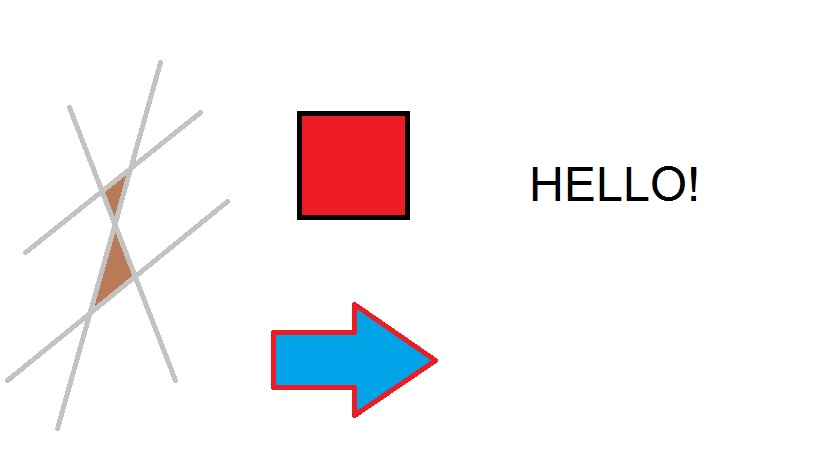
#> input picture corner_detection.jpg, 819 x 460 px
$ python corner_detection.py
#> lines starting #> are read from the running program, lines starting #| are printed output that depends on the picture; after the words box and inside, x2 and y2 are one past the last pixel; in counts of white or black regions, pixels touching at a corner belong together
#used for motion tracking and character recognition
import cv2
import numpy as np
import matplotlib.pyplot as plt

img=cv2.imread('corner_detection.jpg')
#> img is the input picture: shape (460, 819, 3); mean B, G, R 243, 241.5, 245.2
gray=cv2.cvtColor(img,cv2.COLOR_BGR2GRAY)
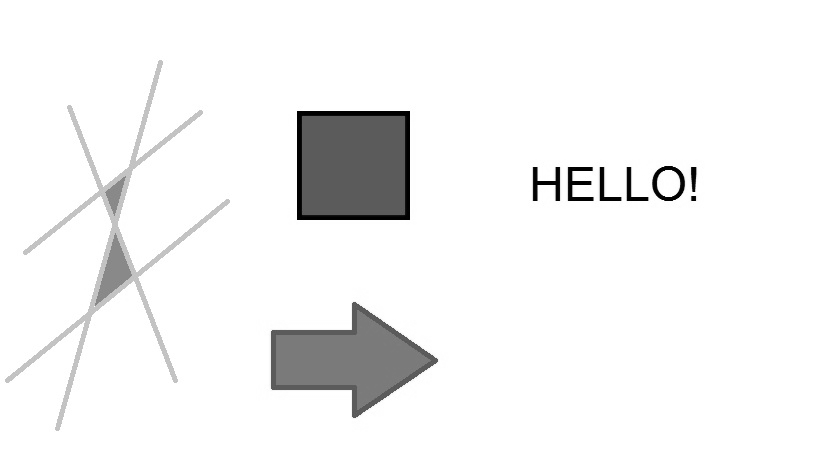
#> gray: shape (460, 819); min 0, max 255, mean 242.8
gray=np.float32(gray)

corners=cv2.goodFeaturesToTrack(gray,100,0.01,10)        #no of corners, image quality, min distance b/w corners
#> corners = 66 rows, first 8: [693, 191], [409, 111], [297, 111], [297, 219], [409, 219], [559, 200], [559, 167], [627, 167]
corners=np.int0(corners)

for corner in corners:
    x,y=corner.ravel()                                  #circling the corners
    cv2.circle(img,(x,y),3,255,-1)
#> this loop made 66 passes
#> (x, y) on passes 1 to 12: (693, 191), (409, 111), (297, 111), (297, 219), (409, 219), (559, 200), (559, 167), (627, 167), (600, 200), (600, 167), (533, 167), (533, 200)
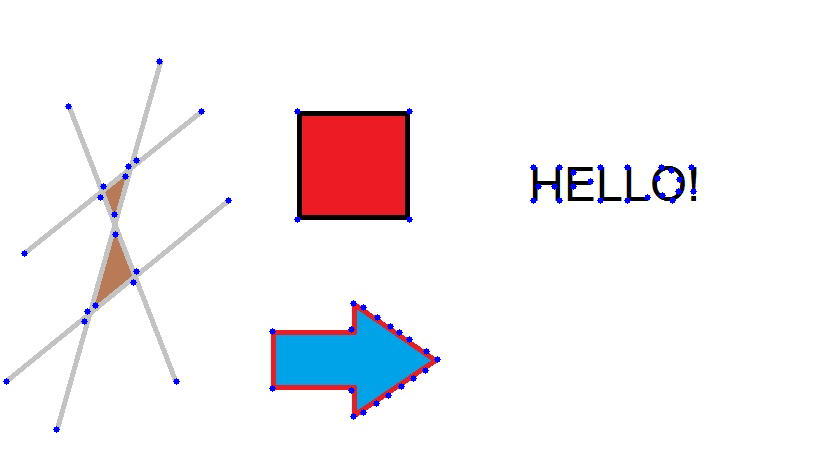
#> img: shape (460, 819, 3); 0.51% of pixels changed, all inside (x1, y1, x2, y2) = (3, 58, 697, 433)

cv2.imshow('corners detected',img)
cv2.waitKey(0)
cv2.destroyAllWindows()
